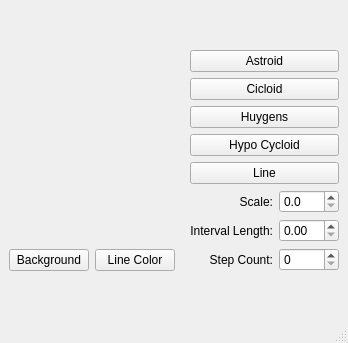
<?xml version="1.0" encoding="UTF-8"?>
<ui version="4.0">
 <class>MainWindow</class>
 <widget class="QMainWindow" name="MainWindow">
  <property name="geometry">
   <rect>
    <x>0</x>
    <y>0</y>
    <width>348</width>
    <height>343</height>
   </rect>
  </property>
  <property name="windowTitle">
   <string>MainWindow</string>
  </property>
  <widget class="QWidget" name="centralwidget">
   <layout class="QGridLayout" name="gridLayout">
    <item row="0" column="0">
     <layout class="QVBoxLayout" name="verticalLayout_2">
      <item>
       <widget class="RenderArea" name="renderArea" native="true"/>
      </item>
      <item>
       <layout class="QHBoxLayout" name="horizontalLayout_4">
        <item>
         <widget class="QPushButton" name="pushButton">
          <property name="text">
           <string>Background</string>
          </property>
         </widget>
        </item>
        <item>
         <widget class="QPushButton" name="pushButton_2">
          <property name="text">
           <string>Line Color</string>
          </property>
         </widget>
        </item>
        <item>
         <spacer name="horizontalSpacer">
          <property name="orientation">
           <enum>Qt::Horizontal</enum>
          </property>
          <property name="sizeHint" stdset="0">
           <size>
            <width>78</width>
            <height>20</height>
           </size>
          </property>
         </spacer>
        </item>
       </layout>
      </item>
     </layout>
    </item>
    <item row="0" column="1">
     <layout class="QVBoxLayout" name="verticalLayout">
      <item>
       <widget class="QPushButton" name="btnAstroid">
        <property name="text">
         <string>Astroid</string>
        </property>
       </widget>
      </item>
      <item>
       <widget class="QPushButton" name="btnCicloid">
        <property name="text">
         <string>Cicloid</string>
        </property>
       </widget>
      </item>
      <item>
       <widget class="QPushButton" name="btnHuygens">
        <property name="text">
         <string>Huygens</string>
        </property>
       </widget>
      </item>
      <item>
       <widget class="QPushButton" name="btnHypo">
        <property name="text">
         <string>Hypo Cycloid</string>
        </property>
       </widget>
      </item>
      <item>
       <widget class="QPushButton" name="btnLine">
        <property name="text">
         <string>Line</string>
        </property>
       </widget>
      </item>
      <item>
       <layout class="QHBoxLayout" name="horizontalLayout">
        <item>
         <widget class="QLabel" name="label">
          <property name="text">
           <string>Scale:</string>
          </property>
          <property name="alignment">
           <set>Qt::AlignRight|Qt::AlignTrailing|Qt::AlignVCenter</set>
          </property>
         </widget>
        </item>
        <item>
         <widget class="QDoubleSpinBox" name="spinScale">
          <property name="maximumSize">
           <size>
            <width>60</width>
            <height>16777215</height>
           </size>
          </property>
          <property name="decimals">
           <number>1</number>
          </property>
          <property name="singleStep">
           <double>0.100000000000000</double>
          </property>
         </widget>
        </item>
       </layout>
      </item>
      <item>
       <layout class="QHBoxLayout" name="horizontalLayout_2">
        <item>
         <widget class="QLabel" name="label_2">
          <property name="text">
           <string>Interval Length:</string>
          </property>
          <property name="alignment">
           <set>Qt::AlignRight|Qt::AlignTrailing|Qt::AlignVCenter</set>
          </property>
         </widget>
        </item>
        <item>
         <widget class="QDoubleSpinBox" name="spinInterval">
          <property name="maximumSize">
           <size>
            <width>60</width>
            <height>16777215</height>
           </size>
          </property>
          <property name="maximum">
           <double>100.000000000000000</double>
          </property>
          <property name="singleStep">
           <double>0.100000000000000</double>
          </property>
         </widget>
        </item>
       </layout>
      </item>
      <item>
       <layout class="QHBoxLayout" name="horizontalLayout_3">
        <item>
         <widget class="QLabel" name="label_3">
          <property name="text">
           <string>Step Count:</string>
          </property>
          <property name="alignment">
           <set>Qt::AlignRight|Qt::AlignTrailing|Qt::AlignVCenter</set>
          </property>
         </widget>
        </item>
        <item>
         <widget class="QSpinBox" name="spinCount">
          <property name="maximumSize">
           <size>
            <width>60</width>
            <height>16777215</height>
           </size>
          </property>
          <property name="maximum">
           <number>512</number>
          </property>
         </widget>
        </item>
       </layout>
      </item>
     </layout>
    </item>
   </layout>
  </widget>
  <widget class="QStatusBar" name="statusbar"/>
 </widget>
 <customwidgets>
  <customwidget>
   <class>RenderArea</class>
   <extends>QWidget</extends>
   <header>RenderArea.h</header>
   <container>1</container>
  </customwidget>
 </customwidgets>
 <resources/>
 <connections/>
</ui>
